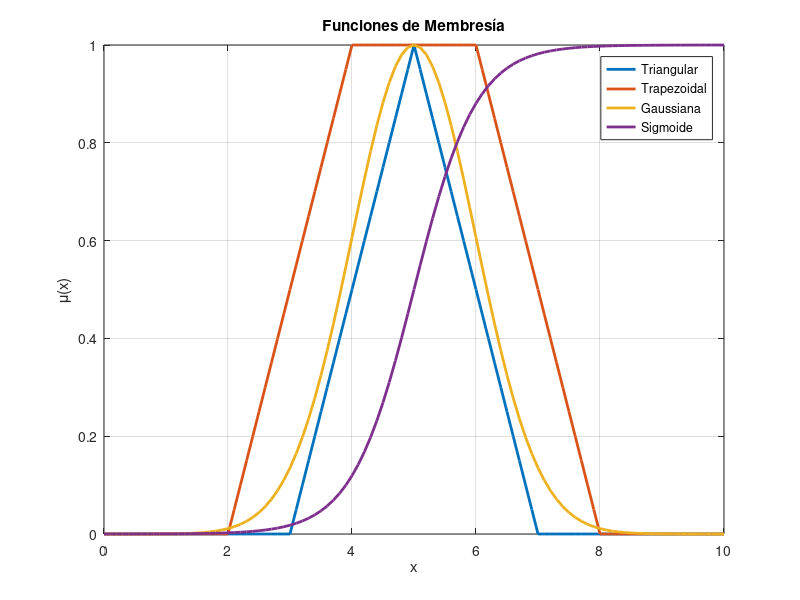

Reproduce this figure in MATLAB.
# Cargar el toolkit de lógica difusa
pkg load fuzzy-logic-toolkit

# Definir el dominio
x = 0:0.1:10;

# Crear funciones de membresía
y_tri  = trimf(x, [3 5 7]);      # Triangular
y_trap = trapmf(x, [2 4 6 8]);   # Trapezoidal
y_gauss = gaussmf(x, [1 5]);     # Gaussiana
y_sig = sigmf(x, [2 5]);         # Sigmoide

# Graficar
plot(x, y_tri, 'LineWidth', 2, ...
     x, y_trap, 'LineWidth', 2, ...
     x, y_gauss, 'LineWidth', 2, ...
     x, y_sig, 'LineWidth', 2)
legend('Triangular', 'Trapezoidal', 'Gaussiana', 'Sigmoide', 'Location', 'best')
title('Funciones de Membresía')
xlabel('x')
ylabel('μ(x)')
grid on

# Guardar la figura en PNG (con buena resolución)
print -dpng -r300 'funciones_membresia.png'

# Confirmar en consola
disp('Figura guardada como funciones_membresia.png')

# Mantener la ventana abierta
pause()
